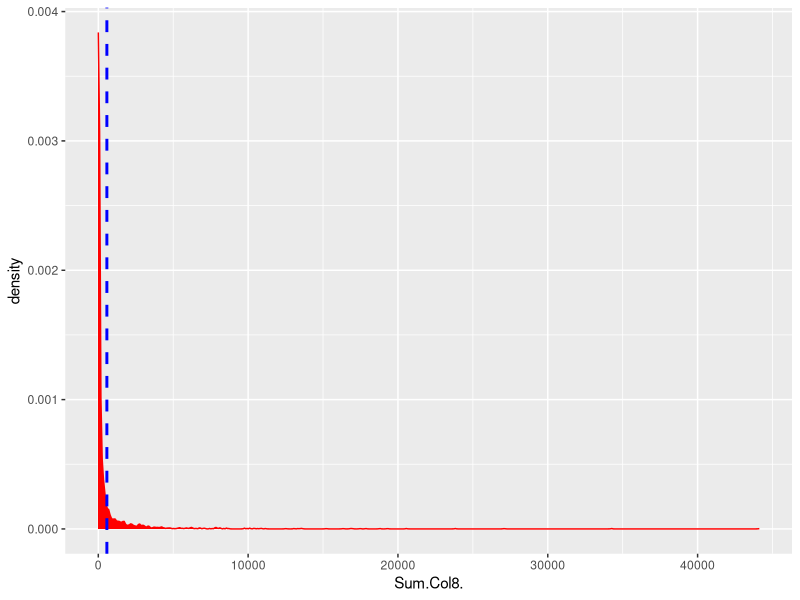
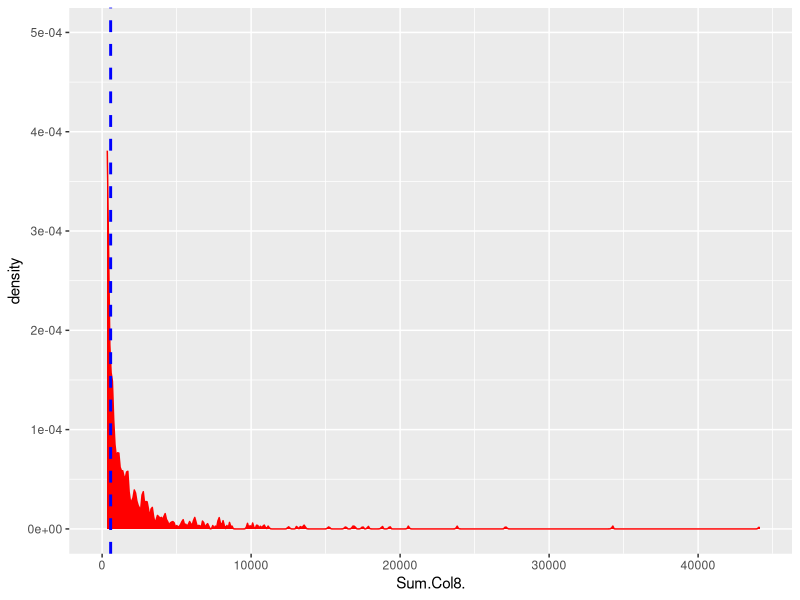
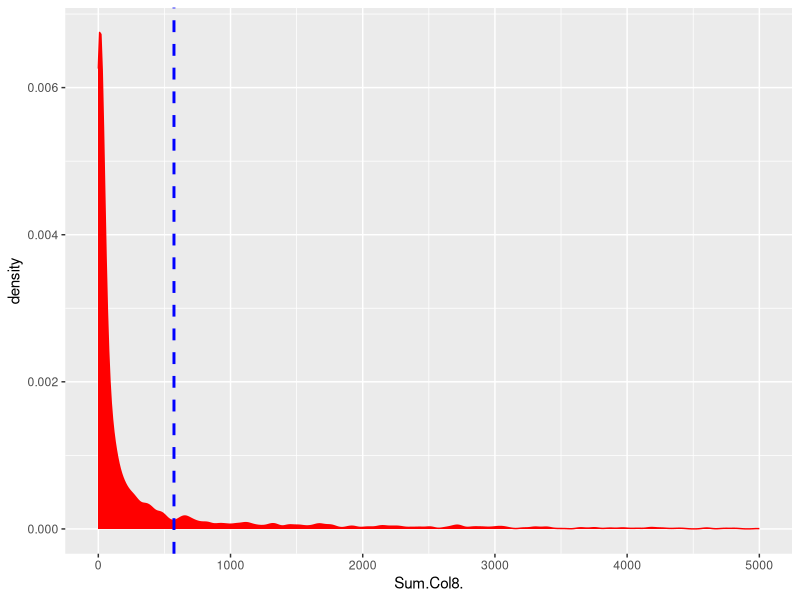
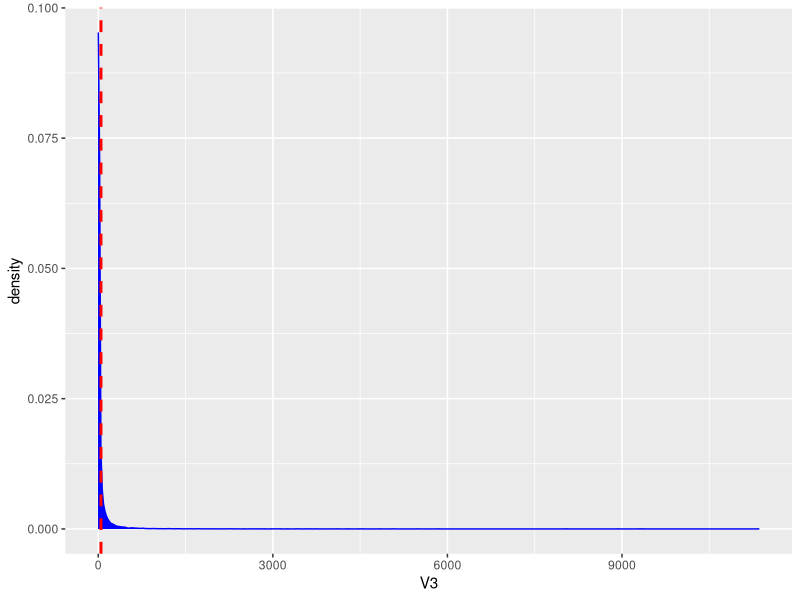
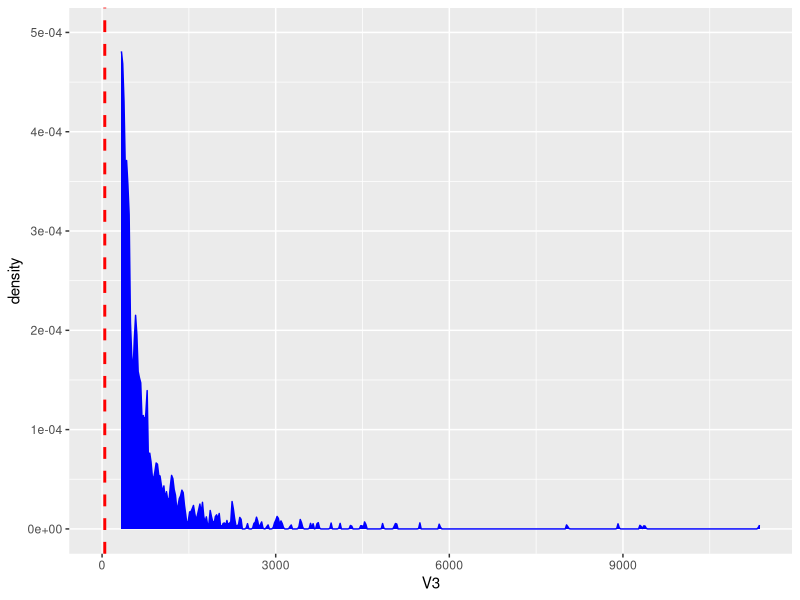
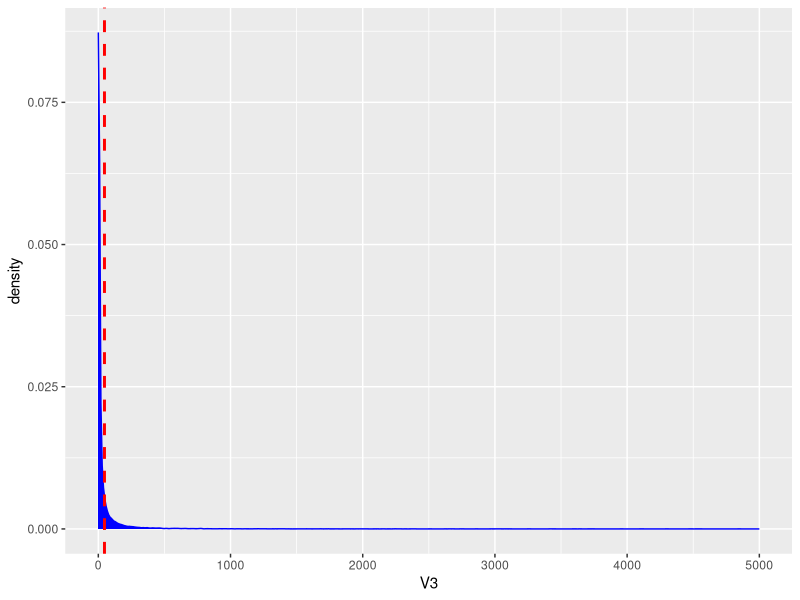

The R source for these figures, in order:
setwd("~/Desktop/MedicalBioinformatics/Varie/Progetto Antonino/Notorieta_11_2019/drug")
file <-read.csv("drugfreq.csv", header = TRUE)

library(ggplot2)

p <- ggplot(file, aes(x=Sum.Col8.)) + 
  geom_density(color="red", fill="red")  +
  geom_vline(aes(xintercept=mean(Sum.Col8.)), color="blue", linetype="dashed", size=1)
p
#in scala logaritmica

#Limito i valori dell'asse y. Sono compresi tra 0.000 e 0.0005
p1 <- p + ylim(0.000,0.0005)
p1

#Limito i valori dell'asse x. Sono compresi tra 0.000 e 5000
p2 <- p + xlim(0.000,5000)
p2


#Faccio la stessa cosa per la coppia drug-soc
file2<- read.csv("drugsCoupled.csv", header = FALSE)

g <- ggplot(file2, aes(x=V3)) + 
  geom_density(color="blue", fill="blue")  +
  geom_vline(aes(xintercept=mean(V3)), color="red", linetype="dashed", size=1)
g

#Limito i valori dell'asse y. Sono compresi tra 0.000 e 0.0005
g1 <- g + ylim(0.000,0.0005)
g1

#Limito i valori dell'asse x. Sono compresi tra 0.000 e 5000
g2 <- g + xlim(0.000,5000)
g2

  

    